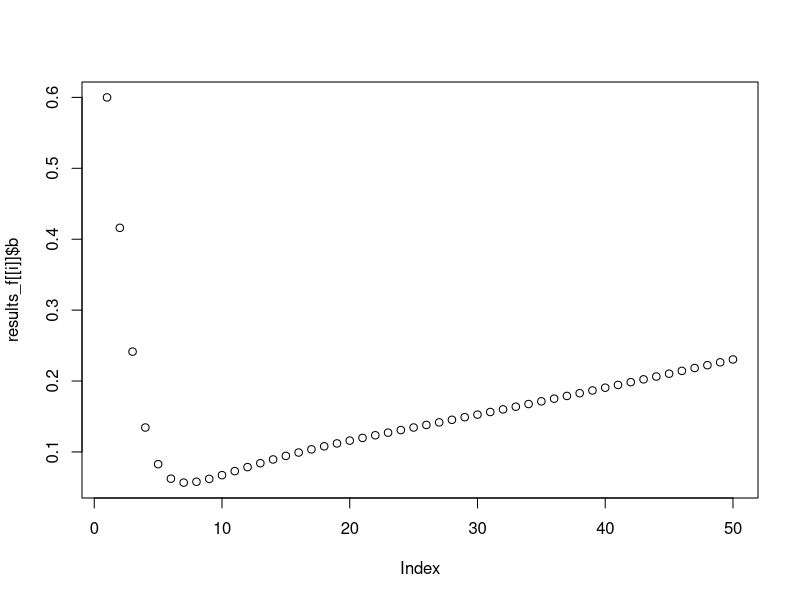
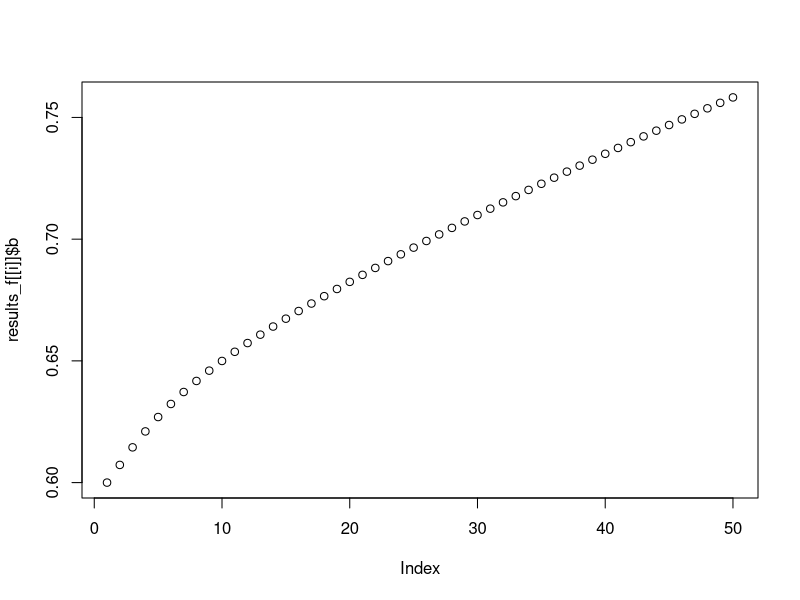
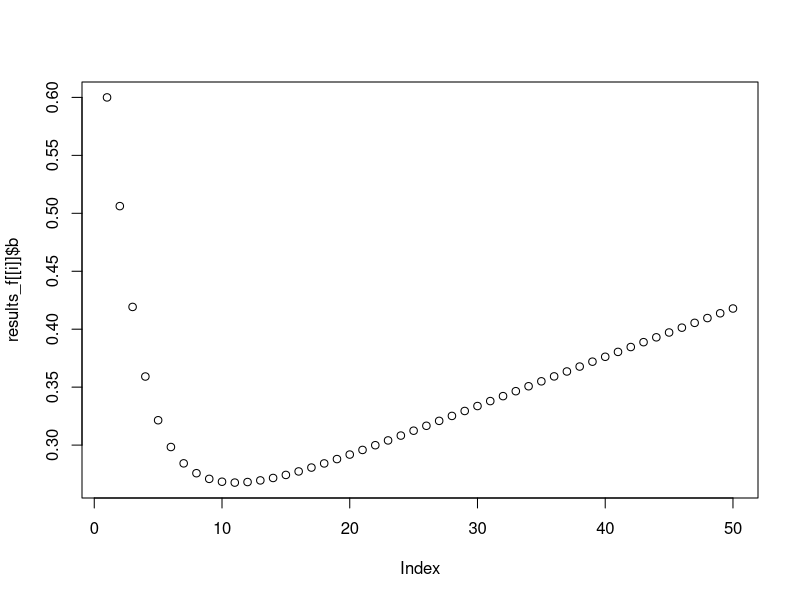
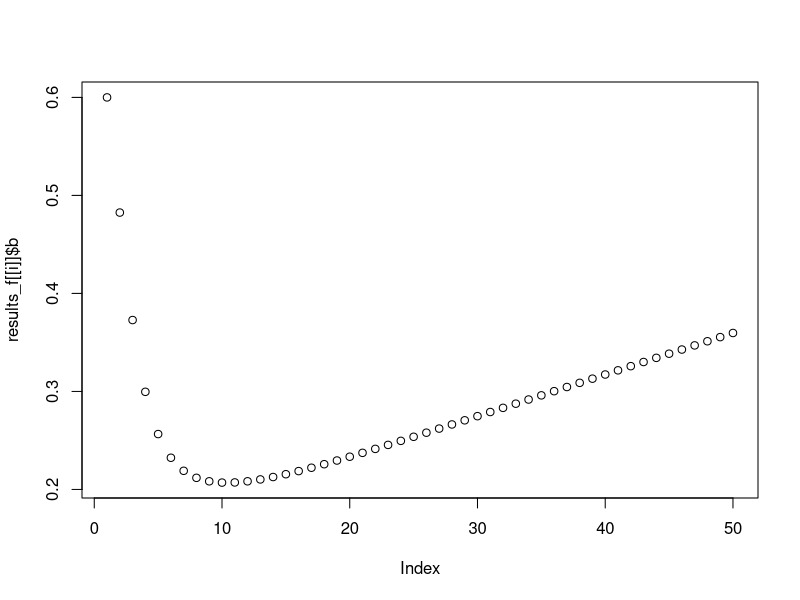
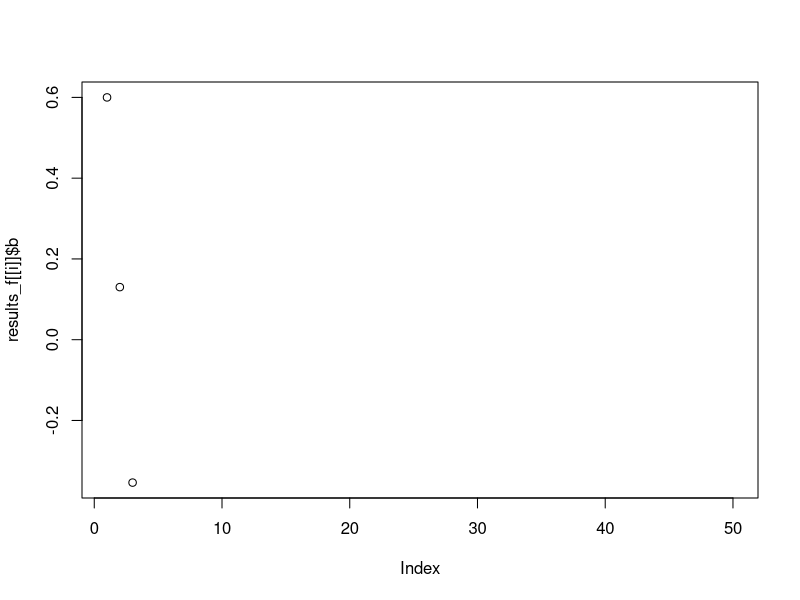
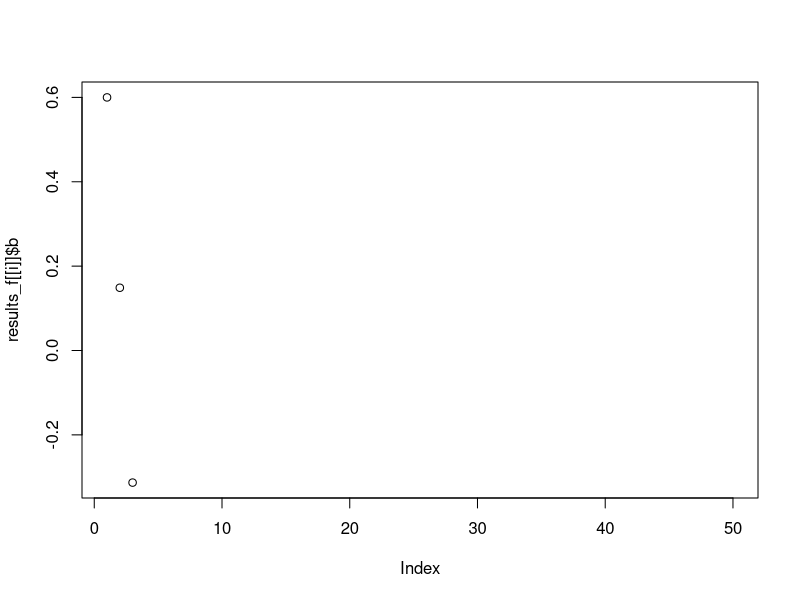
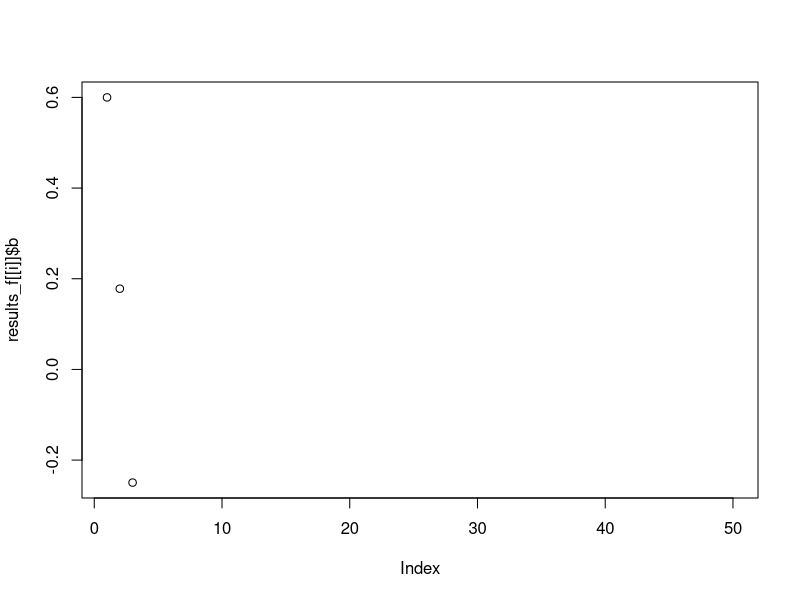
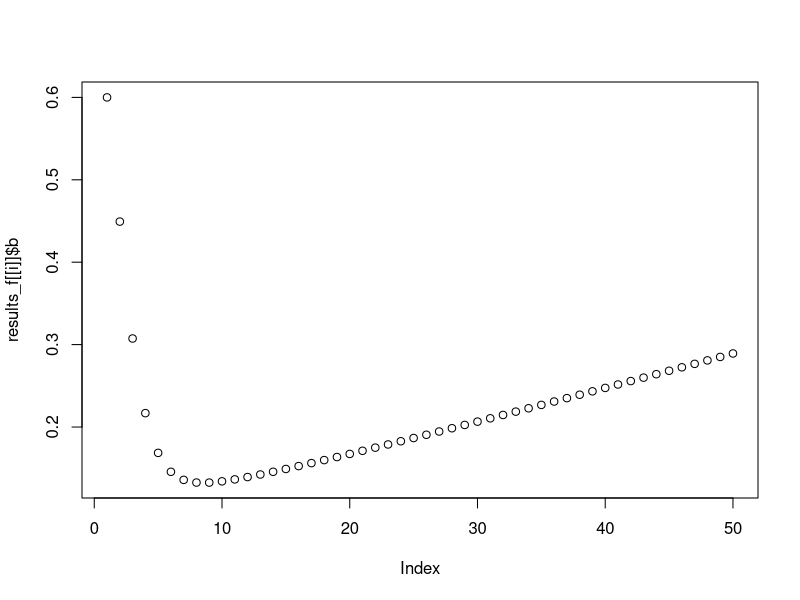

The R script that drew these images, in order:
# Testing model behavior: Fishing Mortality Rate

## This version tests the effect of varying fishing mortality rate. Experiments will vary f
## but all other inputs in the model will remain constant 

# Set up a small trial number of experiments
n_experiment = 10 

experiment <- data.frame(
  f = runif(n_experiment, min = 0.01, max = 0.90)) #low end 1% of fish, high end 90% of fish present will be caught

# Model:
test_f <- function(b, f, r, r_s, p, k, years){
  # b = 1
  # f = 1.5
  # g = 0.2
  # g_s = -0.01
  # phi = 0.188
  # years = 50   Note: these values were to help setup the initial model and ensure it ran properly - we don't need these anymore
  
  results <- data.frame(
    b = rep(NA, years), c = rep(NA, years), 
    year = 1:years, r = rep(NA, years)) #Setup the results dataframe where the outputs will be writen for however many years our experiment is running
  
  #Set the initial result for the outputs in year 1
  results$b[1] = b
  results$c[1] = f * b
  results$r[1] = r
  
  #Loop the model over the specified number of years
  for (t in 2:years) {
    
    results$b[t] = results$b[t-1] + (results$r[t-1] / p) * results$b[t-1] * (1 - ((results$b[t-1]/k) ^ p)) - results$c[t-1] #operating model - PT
    results$r[t] = results$r[t-1] * (1 + r_s) #climate model - how does r change with climate change in each year
    results$c[t] = results$b[t-1] * f #define catch - won't need this if using the climate ready management below
    
  } 
  
  return(results)
}


# Run model over experiments:
results_f = list() 

for (i in 1:n_experiment){
  results_f[[i]] <- test_f(b = 0.6, f = experiment$f[i], r = 0.2, r_s = 0.01, p = 0.2,
                                years = 50, k = 1)
}


#Plot the change in biomass over time for all 10 experiments:
for(i in 1:n_experiment){
  plot(results_f[[i]]$b)
}

#Save a copy of plots to look at later:
pdf(file = "G:/Data Analysis/SomefinFishE/Models/behavior_checks/f/b_plots.pdf",
    width = 4,
    height = 4)

for(i in 1:n_experiment){
  plot(results_f[[i]]$b)
}

dev.off()

# Have a vector of starting f values to compare to the graphs
library(tidyverse)
f_intial <- as.data.frame(experiment$f) %>% 
  rename(f = "experiment$f")
